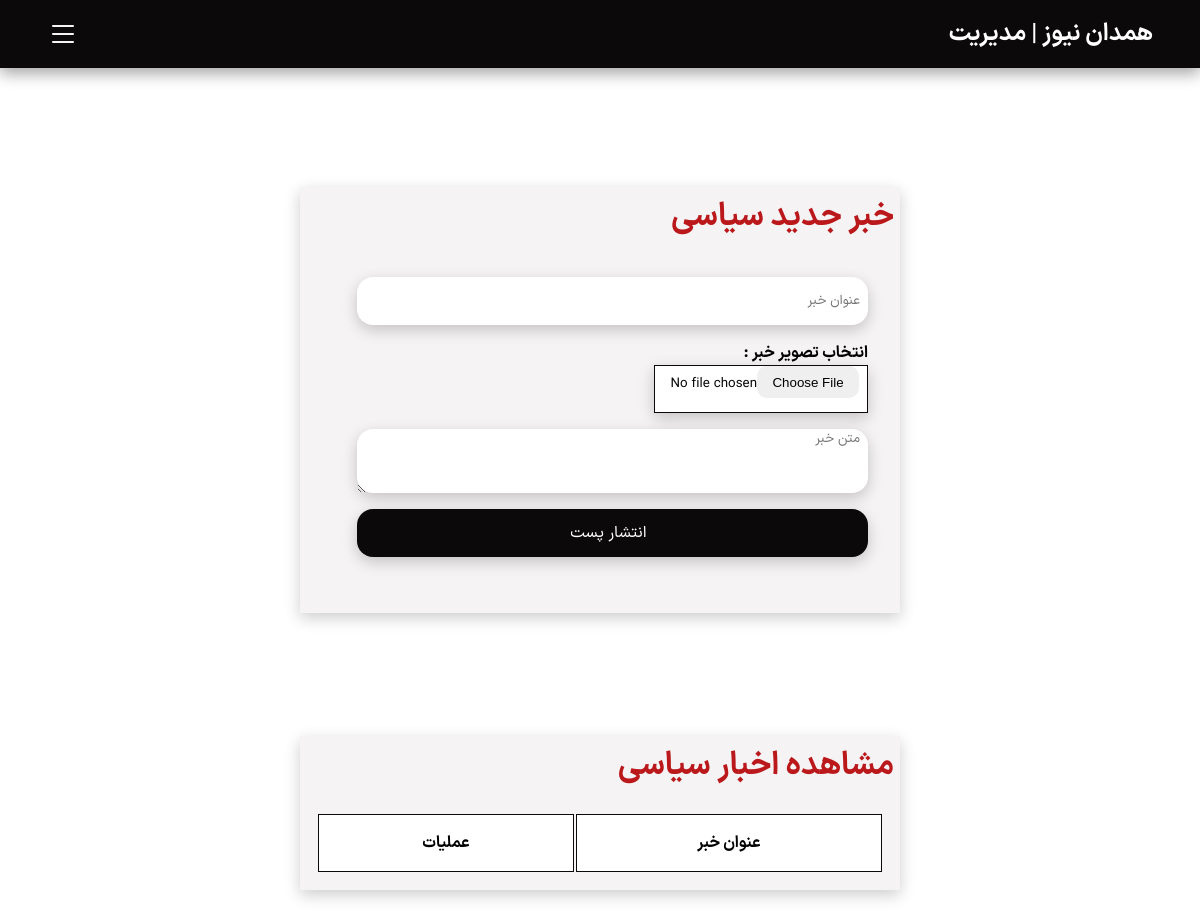
Page /panel/political.php (signed in) on the earlier database version.
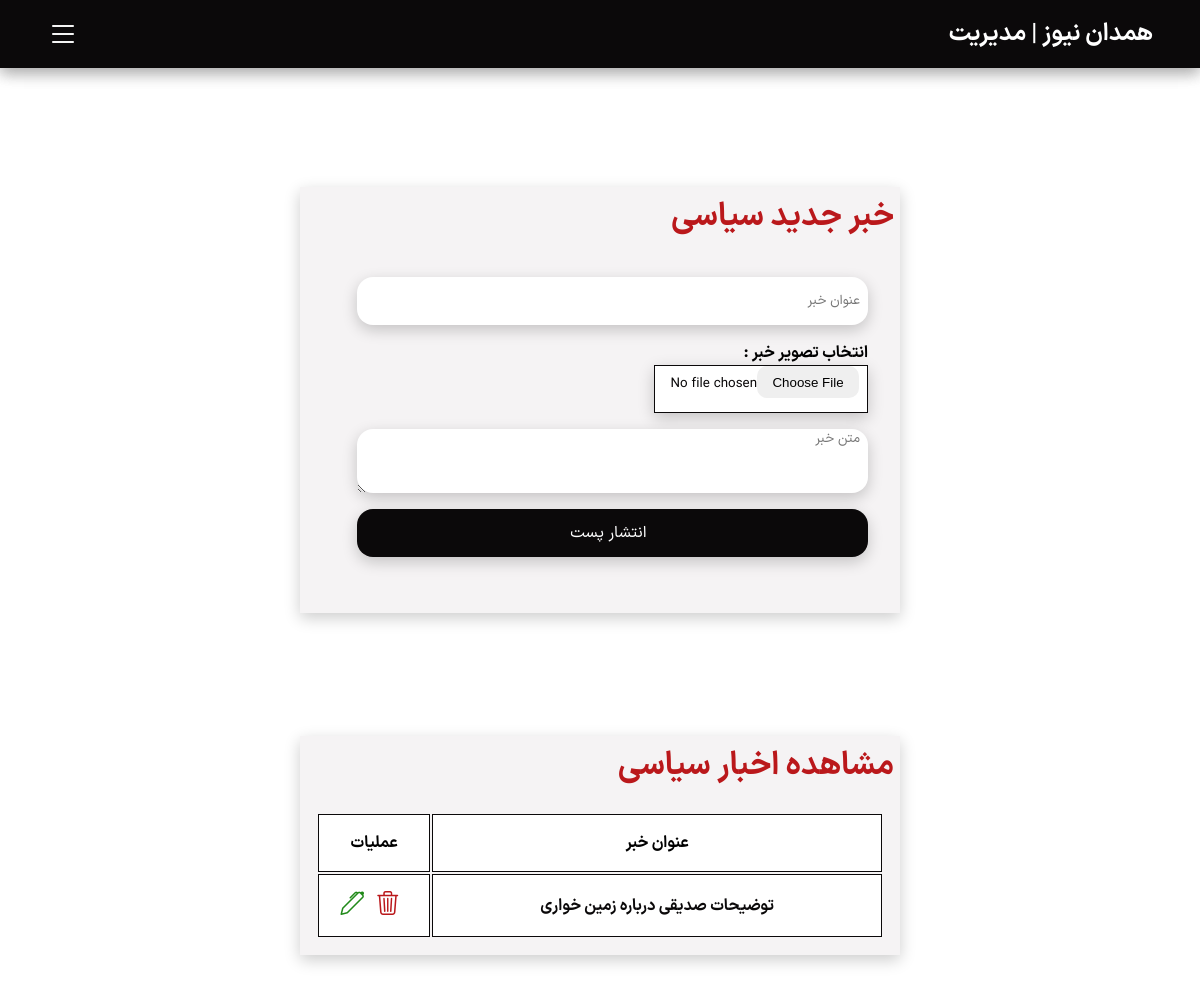
Same page on the later database version.
### tables this page shows
CREATE TABLE `political` (
  `id` int(11) NOT NULL,
  `title` varchar(200) NOT NULL,
  `image` varchar(200) NOT NULL,
  `content` text NOT NULL,
  `Category` varchar(20) NOT NULL
);

### panel/political.php (the view, shortened to what this page needs)
<html lang="en">
<head>
    <link rel="stylesheet" href="../Style/style.css" />
    <link rel="stylesheet" href="../style/bootstrap-icons.css" />
    <link rel="stylesheet" href="https://cdn.jsdelivr.net/npm/bootstrap-icons@1.11.3/font/bootstrap-icons.min.css" />
    <?php
    include "config.php";
    ?>
</head>
<body>
    <div class="all-web">
        <?php include "nav.php"; ?>
        <nav class="navbar navpanel">
            <div class="navbar-center">
                <div class="nav-header">
                    <h3>همدان نیوز | مدیریت</h3>
                    <button type="button" class="nav-toggle" id="nav-toggle">
                        <i class="bi bi-list"></i>
                    </button>
                </div>
            </div>
        </nav>
        <div class="panel-welocome">
            <div class="panel-box post-box">
                <h2 class="titr panel-titr">خبر جدید سیاسی</h2>
                <div class="form-panel">
                    <form action="../code.php" method="Post" enctype="multipart/form-data">
                        <input type="text" placeholder="عنوان خبر " class="input-form" name="title" required />
                        <label>انتخاب تصویر خبر :</label><br />
                        <input class="input-form input-photo" type="file" name="files" required />
                        <textarea class="input-form textarea-form" placeholder="متن خبر " name="content"
                            required></textarea>
                        <input class="input-form submit-form" type="submit" name="btnPoliticalsend"
                            value="انتشار پست" />
                        <br />
                    </form>
                </div>
            </div>
        </div>
        <div class=" panel-manage">
            <div class="panel-box post-box">
                <h2 class="titr panel-titr">مشاهده اخبار سیاسی</h2>
                <div class="table-panel">
                    <table class="table-p">
                        <tr class="table-row">
                            <td class="table-col">عنوان خبر</td>
                            <td class="table-col">عملیات</td>
                        </tr>
                        <?php
                        $query = "SELECT * FROM `political` ORDER BY `id` DESC";
                        $result = mysqli_query($link, $query);
                        while ($row = mysqli_fetch_array($result)) {
                            ?>
                            <tr class="table-row">
                                <td class="table-col to">
                                    <a href="<?php echo "../news-sport.php?postid=$row[id]" ?>">
                                        <?php echo "$row[title]" ?>
                                    </a>
                                </td>
                                <td class="table-col tl">
                                    <a href="<?php echo "../code.php?politicalid=$row[id]" ?>"> <i
                                            class=" bi bi-trash3 b red"></i></a>
                                    <a href="<?php echo "edit-political.php?postid=$row[id]" ?>"><i
                                            class="bi bi-pen b green"></i></a>
                                </td>
                            </tr>
                        <?php } ?>
                    </table>
                </div>
            </div>
        </div>
    </div>
</body>
</html>

Differences in the rows shown:
added political: title "توضیحات صدیقی درباره زمین خواری"
